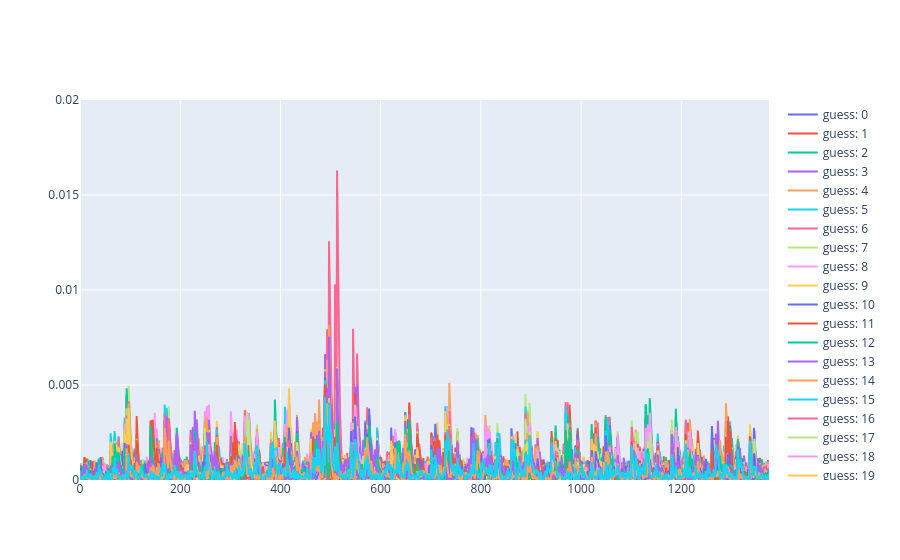

Notebook code for this chart:
### Code cell
# Test all key bytes for index 0

# Plot the differences looking at the SBOX output
fig = pgo.Figure()
for guess in range(256):
    mean1, mean2 = partition_and_average(
        data,
        lambda trace: msb(sbox[trace["input"][5] ^ guess]),
    )
    fig.add_trace(pgo.Scatter(y=np.abs(mean1 - mean2), name=f"guess: {guess}"))
fig.update_layout(yaxis_range=[0, 0.02])
fig.show()

# => The correct guess reveals a peak, all other guesses are below

### Figure 1 — Plotly figure (JSON) as saved in the notebook; plotly's stock layout.template omitted (floating-point values rounded to 4 significant figures; data arrays with more than 128 entries replaced by an {"elided": "..."} marker saying what was removed)
{"data": [{"name": "guess: 0", "type": "scatter", "y": {"elided": "1376 float values"}}, {"name": "guess: 1", "type": "scatter", "y": {"elided": "1376 float values"}}, {"name": "guess: 2", "type": "scatter", "y": {"elided": "1376 float values"}}, {"name": "guess: 3", "type": "scatter", "y": {"elided": "1376 float values"}}, {"name": "guess: 4", "type": "scatter", "y": {"elided": "1376 float values"}}, {"name": "guess: 5", "type": "scatter", "y": {"elided": "1376 float values"}}, {"name": "guess: 6", "type": "scatter", "y": {"elided": "1376 float values"}}, {"name": "guess: 7", "type": "scatter", "y": {"elided": "1376 float values"}}, {"name": "guess: 8", "type": "scatter", "y": {"elided": "1376 float values"}}, {"name": "guess: 9", "type": "scatter", "y": {"elided": "1376 float values"}}, {"name": "guess: 10", "type": "scatter", "y": {"elided": "1376 float values"}}, {"name": "guess: 11", "type": "scatter", "y": {"elided": "1376 float values"}}, {"name": "guess: 12", "type": "scatter", "y": {"elided": "1376 float values"}}, {"name": "guess: 13", "type": "scatter", "y": {"elided": "1376 float values"}}, {"name": "guess: 14", "type": "scatter", "y": {"elided": "1376 float values"}}, {"name": "guess: 15", "type": "scatter", "y": {"elided": "1376 float values"}}, {"name": "guess: 16", "type": "scatter", "y": {"elided": "1376 float values"}}, {"name": "guess: 17", "type": "scatter", "y": {"elided": "1376 float values"}}, {"name": "guess: 18", "type": "scatter", "y": {"elided": "1376 float values"}}, {"name": "guess: 19", "type": "scatter", "y": {"elided": "1376 float values"}}, {"name": "guess: 20", "type": "scatter", "y": {"elided": "1376 float values"}}, {"name": "guess: 21", "type": "scatter", "y": {"elided": "1376 float values"}}, {"name": "guess: 22", "type": "scatter", "y": {"elided": "1376 float values"}}, {"name": "guess: 23", "type": "scatter", "y": {"elided": "1376 float values"}}, {"name": "guess: 24", "type": "scatter", "y": {"elided": "1376 float values"}}, {"name": "guess: 25", "type": "scatter", "y": {"elided": "1376 float values"}}, {"name": "guess: 26", "type": "scatter", "y": {"elided": "1376 float values"}}, {"name": "guess: 27", "type": "scatter", "y": {"elided": "1376 float values"}}, {"name": "guess: 28", "type": "scatter", "y": {"elided": "1376 float values"}}, {"name": "guess: 29", "type": "scatter", "y": {"elided": "1376 float values"}}, {"name": "guess: 30", "type": "scatter", "y": {"elided": "1376 float values"}}, {"name": "guess: 31", "type": "scatter", "y": {"elided": "1376 float values"}}, {"name": "guess: 32", "type": "scatter", "y": {"elided": "1376 float values"}}, {"name": "guess: 33", "type": "scatter", "y": {"elided": "1376 float values"}}, {"name": "guess: 34", "type": "scatter", "y": {"elided": "1376 float values"}}, {"name": "guess: 35", "type": "scatter", "y": {"elided": "1376 float values"}}, {"name": "guess: 36", "type": "scatter", "y": {"elided": "1376 float values"}}, {"name": "guess: 37", "type": "scatter", "y": {"elided": "1376 float values"}}, {"name": "guess: 38", "type": "scatter", "y": {"elided": "1376 float values"}}, {"name": "guess: 39", "type": "scatter", "y": {"elided": "1376 float values"}}, {"name": "guess: 40", "type": "scatter", "y": {"elided": "1376 float values"}}, {"name": "guess: 41", "type": "scatter", "y": {"elided": "1376 float values"}}, {"name": "guess: 42", "type": "scatter", "y": {"elided": "1376 float values"}}, {"name": "guess: 43", "type": "scatter", "y": {"elided": "1376 float values"}}, {"name": "guess: 44", "type": "scatter", "y": {"elided": "1376 float values"}}, {"name": "guess: 45", "type": "scatter", "y": {"elided": "1376 float values"}}, {"name": "guess: 46", "type": "scatter", "y": {"elided": "1376 float values"}}, {"name": "guess: 47", "type": "scatter", "y": {"elided": "1376 float values"}}, {"name": "guess: 48", "type": "scatter", "y": {"elided": "1376 float values"}}, {"name": "guess: 49", "type": "scatter", "y": {"elided": "1376 float values"}}, {"name": "guess: 50", "type": "scatter", "y": {"elided": "1376 float values"}}, {"name": "guess: 51", "type": "scatter", "y": {"elided": "1376 float values"}}, {"name": "guess: 52", "type": "scatter", "y": {"elided": "1376 float values"}}, {"name": "guess: 53", "type": "scatter", "y": {"elided": "1376 float values"}}, {"name": "guess: 54", "type": "scatter", "y": {"elided": "1376 float values"}}, {"name": "guess: 55", "type": "scatter", "y": {"elided": "1376 float values"}}, {"name": "guess: 56", "type": "scatter", "y": {"elided": "1376 float values"}}, {"name": "guess: 57", "type": "scatter", "y": {"elided": "1376 float values"}}, {"name": "guess: 58", "type": "scatter", "y": {"elided": "1376 float values"}}, {"name": "guess: 59", "type": "scatter", "y": {"elided": "1376 float values"}}, {"name": "guess: 60", "type": "scatter", "y": {"elided": "1376 float values"}}, {"name": "guess: 61", "type": "scatter", "y": {"elided": "1376 float values"}}, {"name": "guess: 62", "type": "scatter", "y": {"elided": "1376 float values"}}, {"name": "guess: 63", "type": "scatter", "y": {"elided": "1376 float values"}}, {"name": "guess: 64", "type": "scatter", "y": {"elided": "1376 float values"}}, {"name": "guess: 65", "type": "scatter", "y": {"elided": "1376 float values"}}, {"name": "guess: 66", "type": "scatter", "y": {"elided": "1376 float values"}}, {"name": "guess: 67", "type": "scatter", "y": {"elided": "1376 float values"}}, {"name": "guess: 68", "type": "scatter", "y": {"elided": "1376 float values"}}, {"name": "guess: 69", "type": "scatter", "y": {"elided": "1376 float values"}}, {"name": "guess: 70", "type": "scatter", "y": {"elided": "1376 float values"}}, {"name": "guess: 71", "type": "scatter", "y": {"elided": "1376 float values"}}, {"name": "guess: 72", "type": "scatter", "y": {"elided": "1376 float values"}}, {"name": "guess: 73", "type": "scatter", "y": {"elided": "1376 float values"}}, {"name": "guess: 74", "type": "scatter", "y": {"elided": "1376 float values"}}, {"name": "guess: 75", "type": "scatter", "y": {"elided": "1376 float values"}}, {"name": "guess: 76", "type": "scatter", "y": {"elided": "1376 float values"}}, {"name": "guess: 77", "type": "scatter", "y": {"elided": "1376 float values"}}, {"name": "guess: 78", "type": "scatter", "y": {"elided": "1376 float values"}}, {"name": "guess: 79", "type": "scatter", "y": {"elided": "1376 float values"}}, {"name": "guess: 80", "type": "scatter", "y": {"elided": "1376 float values"}}, {"name": "guess: 81", "type": "scatter", "y": {"elided": "1376 float values"}}, {"name": "guess: 82", "type": "scatter", "y": {"elided": "1376 float values"}}, {"name": "guess: 83", "type": "scatter", "y": {"elided": "1376 float values"}}, {"name": "guess: 84", "type": "scatter", "y": {"elided": "1376 float values"}}, {"name": "guess: 85", "type": "scatter", "y": {"elided": "1376 float values"}}, {"name": "guess: 86", "type": "scatter", "y": {"elided": "1376 float values"}}, {"name": "guess: 87", "type": "scatter", "y": {"elided": "1376 float values"}}, {"name": "guess: 88", "type": "scatter", "y": {"elided": "1376 float values"}}, {"name": "guess: 89", "type": "scatter", "y": {"elided": "1376 float values"}}, {"name": "guess: 90", "type": "scatter", "y": {"elided": "1376 float values"}}, {"name": "guess: 91", "type": "scatter", "y": {"elided": "1376 float values"}}, {"name": "guess: 92", "type": "scatter", "y": {"elided": "1376 float values"}}, {"name": "guess: 93", "type": "scatter", "y": {"elided": "1376 float values"}}, {"name": "guess: 94", "type": "scatter", "y": {"elided": "1376 float values"}}, {"name": "guess: 95", "type": "scatter", "y": {"elided": "1376 float values"}}, {"name": "guess: 96", "type": "scatter", "y": {"elided": "1376 float values"}}, {"name": "guess: 97", "type": "scatter", "y": {"elided": "1376 float values"}}, {"name": "guess: 98", "type": "scatter", "y": {"elided": "1376 float values"}}, {"name": "guess: 99", "type": "scatter", "y": {"elided": "1376 float values"}}, {"name": "guess: 100", "type": "scatter", "y": {"elided": "1376 float values"}}, {"name": "guess: 101", "type": "scatter", "y": {"elided": "1376 float values"}}, {"name": "guess: 102", "type": "scatter", "y": {"elided": "1376 float values"}}, {"name": "guess: 103", "type": "scatter", "y": {"elided": "1376 float values"}}, {"name": "guess: 104", "type": "scatter", "y": {"elided": "1376 float values"}}, {"name": "guess: 105", "type": "scatter", "y": {"elided": "1376 float values"}}, {"name": "guess: 106", "type": "scatter", "y": {"elided": "1376 float values"}}, {"name": "guess: 107", "type": "scatter", "y": {"elided": "1376 float values"}}, {"name": "guess: 108", "type": "scatter", "y": {"elided": "1376 float values"}}, {"name": "guess: 109", "type": "scatter", "y": {"elided": "1376 float values"}}, {"name": "guess: 110", "type": "scatter", "y": {"elided": "1376 float values"}}, {"name": "guess: 111", "type": "scatter", "y": {"elided": "1376 float values"}}, {"name": "guess: 112", "type": "scatter", "y": {"elided": "1376 float values"}}, {"name": "guess: 113", "type": "scatter", "y": {"elided": "1376 float values"}}, {"name": "guess: 114", "type": "scatter", "y": {"elided": "1376 float values"}}, {"name": "guess: 115", "type": "scatter", "y": {"elided": "1376 float values"}}, {"name": "guess: 116", "type": "scatter", "y": {"elided": "1376 float values"}}, {"name": "guess: 117", "type": "scatter", "y": {"elided": "1376 float values"}}, {"name": "guess: 118", "type": "scatter", "y": {"elided": "1376 float values"}}, {"name": "guess: 119", "type": "scatter", "y": {"elided": "1376 float values"}}, {"name": "guess: 120", "type": "scatter", "y": {"elided": "1376 float values"}}, {"name": "guess: 121", "type": "scatter", "y": {"elided": "1376 float values"}}, {"name": "guess: 122", "type": "scatter", "y": {"elided": "1376 float values"}}, {"name": "guess: 123", "type": "scatter", "y": {"elided": "1376 float values"}}, {"name": "guess: 124", "type": "scatter", "y": {"elided": "1376 float values"}}, {"name": "guess: 125", "type": "scatter", "y": {"elided": "1376 float values"}}, {"name": "guess: 126", "type": "scatter", "y": {"elided": "1376 float values"}}, {"name": "guess: 127", "type": "scatter", "y": {"elided": "1376 float values"}}, {"name": "guess: 128", "type": "scatter", "y": {"elided": "1376 float values"}}, {"name": "guess: 129", "type": "scatter", "y": {"elided": "1376 float values"}}, {"name": "guess: 130", "type": "scatter", "y": {"elided": "1376 float values"}}, {"name": "guess: 131", "type": "scatter", "y": {"elided": "1376 float values"}}, {"name": "guess: 132", "type": "scatter", "y": {"elided": "1376 float values"}}, {"name": "guess: 133", "type": "scatter", "y": {"elided": "1376 float values"}}, {"name": "guess: 134", "type": "scatter", "y": {"elided": "1376 float values"}}, {"name": "guess: 135", "type": "scatter", "y": {"elided": "1376 float values"}}, {"name": "guess: 136", "type": "scatter", "y": {"elided": "1376 float values"}}, {"name": "guess: 137", "type": "scatter", "y": {"elided": "1376 float values"}}, {"name": "guess: 138", "type": "scatter", "y": {"elided": "1376 float values"}}, {"name": "guess: 139", "type": "scatter", "y": {"elided": "1376 float values"}}, {"name": "guess: 140", "type": "scatter", "y": {"elided": "1376 float values"}}, {"name": "guess: 141", "type": "scatter", "y": {"elided": "1376 float values"}}, {"name": "guess: 142", "type": "scatter", "y": {"elided": "1376 float values"}}, {"name": "guess: 143", "type": "scatter", "y": {"elided": "1376 float values"}}, {"name": "guess: 144", "type": "scatter", "y": {"elided": "1376 float values"}}, {"name": "guess: 145", "type": "scatter", "y": {"elided": "1376 float values"}}, {"name": "guess: 146", "type": "scatter", "y": {"elided": "1376 float values"}}, {"name": "guess: 147", "type": "scatter", "y": {"elided": "1376 float values"}}, {"name": "guess: 148", "type": "scatter", "y": {"elided": "1376 float values"}}, {"name": "guess: 149", "type": "scatter", "y": {"elided": "1376 float values"}}, {"name": "guess: 150", "type": "scatter", "y": {"elided": "1376 float values"}}, {"name": "guess: 151", "type": "scatter", "y": {"elided": "1376 float values"}}, {"name": "guess: 152", "type": "scatter", "y": {"elided": "1376 float values"}}, {"name": "guess: 153", "type": "scatter", "y": {"elided": "1376 float values"}}, {"name": "guess: 154", "type": "scatter", "y": {"elided": "1376 float values"}}, {"name": "guess: 155", "type": "scatter", "y": {"elided": "1376 float values"}}, {"name": "guess: 156", "type": "scatter", "y": {"elided": "1376 float values"}}, {"name": "guess: 157", "type": "scatter", "y": {"elided": "1376 float values"}}, {"name": "guess: 158", "type": "scatter", "y": {"elided": "1376 float values"}}, {"name": "guess: 159", "type": "scatter", "y": {"elided": "1376 float values"}}, {"name": "guess: 160", "type": "scatter", "y": {"elided": "1376 float values"}}, {"name": "guess: 161", "type": "scatter", "y": {"elided": "1376 float values"}}, {"name": "guess: 162", "type": "scatter", "y": {"elided": "1376 float values"}}, {"name": "guess: 163", "type": "scatter", "y": {"elided": "1376 float values"}}, {"name": "guess: 164", "type": "scatter", "y": {"elided": "1376 float values"}}, {"name": "guess: 165", "type": "scatter", "y": {"elided": "1376 float values"}}, {"name": "guess: 166", "type": "scatter", "y": {"elided": "1376 float values"}}, {"name": "guess: 167", "type": "scatter", "y": {"elided": "1376 float values"}}, {"name": "guess: 168", "type": "scatter", "y": {"elided": "1376 float values"}}, {"name": "guess: 169", "type": "scatter", "y": {"elided": "1376 float values"}}, {"name": "guess: 170", "type": "scatter", "y": {"elided": "1376 float values"}}, {"name": "guess: 171", "type": "scatter", "y": {"elided": "1376 float values"}}, {"name": "guess: 172", "type": "scatter", "y": {"elided": "1376 float values"}}, {"name": "guess: 173", "type": "scatter", "y": {"elided": "1376 float values"}}, {"name": "guess: 174", "type": "scatter", "y": {"elided": "1376 float values"}}, {"name": "guess: 175", "type": "scatter", "y": {"elided": "1376 float values"}}, {"name": "guess: 176", "type": "scatter", "y": {"elided": "1376 float values"}}, {"name": "guess: 177", "type": "scatter", "y": {"elided": "1376 float values"}}, {"name": "guess: 178", "type": "scatter", "y": {"elided": "1376 float values"}}, {"name": "guess: 179", "type": "scatter", "y": {"elided": "1376 float values"}}, {"name": "guess: 180", "type": "scatter", "y": {"elided": "1376 float values"}}, {"name": "guess: 181", "type": "scatter", "y": {"elided": "1376 float values"}}, {"name": "guess: 182", "type": "scatter", "y": {"elided": "1376 float values"}}, {"name": "guess: 183", "type": "scatter", "y": {"elided": "1376 float values"}}, {"name": "guess: 184", "type": "scatter", "y": {"elided": "1376 float values"}}, {"name": "guess: 185", "type": "scatter", "y": {"elided": "1376 float values"}}, {"name": "guess: 186", "type": "scatter", "y": {"elided": "1376 float values"}}, {"name": "guess: 187", "type": "scatter", "y": {"elided": "1376 float values"}}, {"name": "guess: 188", "type": "scatter", "y": {"elided": "1376 float values"}}, {"name": "guess: 189", "type": "scatter", "y": {"elided": "1376 float values"}}, {"name": "guess: 190", "type": "scatter", "y": {"elided": "1376 float values"}}, {"name": "guess: 191", "type": "scatter", "y": {"elided": "1376 float values"}}, {"name": "guess: 192", "type": "scatter", "y": {"elided": "1376 float values"}}, {"name": "guess: 193", "type": "scatter", "y": {"elided": "1376 float values"}}, {"name": "guess: 194", "type": "scatter", "y": {"elided": "1376 float values"}}, {"name": "guess: 195", "type": "scatter", "y": {"elided": "1376 float values"}}, {"name": "guess: 196", "type": "scatter", "y": {"elided": "1376 float values"}}, {"name": "guess: 197", "type": "scatter", "y": {"elided": "1376 float values"}}, {"name": "guess: 198", "type": "scatter", "y": {"elided": "1376 float values"}}, {"name": "guess: 199", "type": "scatter", "y": {"elided": "1376 float values"}}, {"name": "guess: 200", "type": "scatter", "y": {"elided": "1376 float values"}}, {"name": "guess: 201", "type": "scatter", "y": {"elided": "1376 float values"}}, {"name": "guess: 202", "type": "scatter", "y": {"elided": "1376 float values"}}, {"name": "guess: 203", "type": "scatter", "y": {"elided": "1376 float values"}}, {"name": "guess: 204", "type": "scatter", "y": {"elided": "1376 float values"}}, {"name": "guess: 205", "type": "scatter", "y": {"elided": "1376 float values"}}, {"name": "guess: 206", "type": "scatter", "y": {"elided": "1376 float values"}}, {"name": "guess: 207", "type": "scatter", "y": {"elided": "1376 float values"}}, {"name": "guess: 208", "type": "scatter", "y": {"elided": "1376 float values"}}, {"name": "guess: 209", "type": "scatter", "y": {"elided": "1376 float values"}}, {"name": "guess: 210", "type": "scatter", "y": {"elided": "1376 float values"}}, {"name": "guess: 211", "type": "scatter", "y": {"elided": "1376 float values"}}, {"name": "guess: 212", "type": "scatter", "y": {"elided": "1376 float values"}}, {"name": "guess: 213", "type": "scatter", "y": {"elided": "1376 float values"}}, {"name": "guess: 214", "type": "scatter", "y": {"elided": "1376 float values"}}, {"name": "guess: 215", "type": "scatter", "y": {"elided": "1376 float values"}}, {"name": "guess: 216", "type": "scatter", "y": {"elided": "1376 float values"}}, {"name": "guess: 217", "type": "scatter", "y": {"elided": "1376 float values"}}, {"name": "guess: 218", "type": "scatter", "y": {"elided": "1376 float values"}}, {"name": "guess: 219", "type": "scatter", "y": {"elided": "1376 float values"}}, {"name": "guess: 220", "type": "scatter", "y": {"elided": "1376 float values"}}, {"name": "guess: 221", "type": "scatter", "y": {"elided": "1376 float values"}}, {"name": "guess: 222", "type": "scatter", "y": {"elided": "1376 float values"}}, {"name": "guess: 223", "type": "scatter", "y": {"elided": "1376 float values"}}, {"name": "guess: 224", "type": "scatter", "y": {"elided": "1376 float values"}}, {"name": "guess: 225", "type": "scatter", "y": {"elided": "1376 float values"}}, {"name": "guess: 226", "type": "scatter", "y": {"elided": "1376 float values"}}, {"name": "guess: 227", "type": "scatter", "y": {"elided": "1376 float values"}}, {"name": "guess: 228", "type": "scatter", "y": {"elided": "1376 float values"}}, {"name": "guess: 229", "type": "scatter", "y": {"elided": "1376 float values"}}, {"name": "guess: 230", "type": "scatter", "y": {"elided": "1376 float values"}}, {"name": "guess: 231", "type": "scatter", "y": {"elided": "1376 float values"}}, {"name": "guess: 232", "type": "scatter", "y": {"elided": "1376 float values"}}, {"name": "guess: 233", "type": "scatter", "y": {"elided": "1376 float values"}}, {"name": "guess: 234", "type": "scatter", "y": {"elided": "1376 float values"}}, {"name": "guess: 235", "type": "scatter", "y": {"elided": "1376 float values"}}, {"name": "guess: 236", "type": "scatter", "y": {"elided": "1376 float values"}}, {"name": "guess: 237", "type": "scatter", "y": {"elided": "1376 float values"}}, {"name": "guess: 238", "type": "scatter", "y": {"elided": "1376 float values"}}, {"name": "guess: 239", "type": "scatter", "y": {"elided": "1376 float values"}}, {"name": "guess: 240", "type": "scatter", "y": {"elided": "1376 float values"}}, {"name": "guess: 241", "type": "scatter", "y": {"elided": "1376 float values"}}, {"name": "guess: 242", "type": "scatter", "y": {"elided": "1376 float values"}}, {"name": "guess: 243", "type": "scatter", "y": {"elided": "1376 float values"}}, {"name": "guess: 244", "type": "scatter", "y": {"elided": "1376 float values"}}, {"name": "guess: 245", "type": "scatter", "y": {"elided": "1376 float values"}}, {"name": "guess: 246", "type": "scatter", "y": {"elided": "1376 float values"}}, {"name": "guess: 247", "type": "scatter", "y": {"elided": "1376 float values"}}, {"name": "guess: 248", "type": "scatter", "y": {"elided": "1376 float values"}}, {"name": "guess: 249", "type": "scatter", "y": {"elided": "1376 float values"}}, {"name": "guess: 250", "type": "scatter", "y": {"elided": "1376 float values"}}, {"name": "guess: 251", "type": "scatter", "y": {"elided": "1376 float values"}}, {"name": "guess: 252", "type": "scatter", "y": {"elided": "1376 float values"}}, {"name": "guess: 253", "type": "scatter", "y": {"elided": "1376 float values"}}, {"name": "guess: 254", "type": "scatter", "y": {"elided": "1376 float values"}}, {"name": "guess: 255", "type": "scatter", "y": {"elided": "1376 float values"}}], "layout": {"yaxis": {"range": [0, 0.02]}}}
